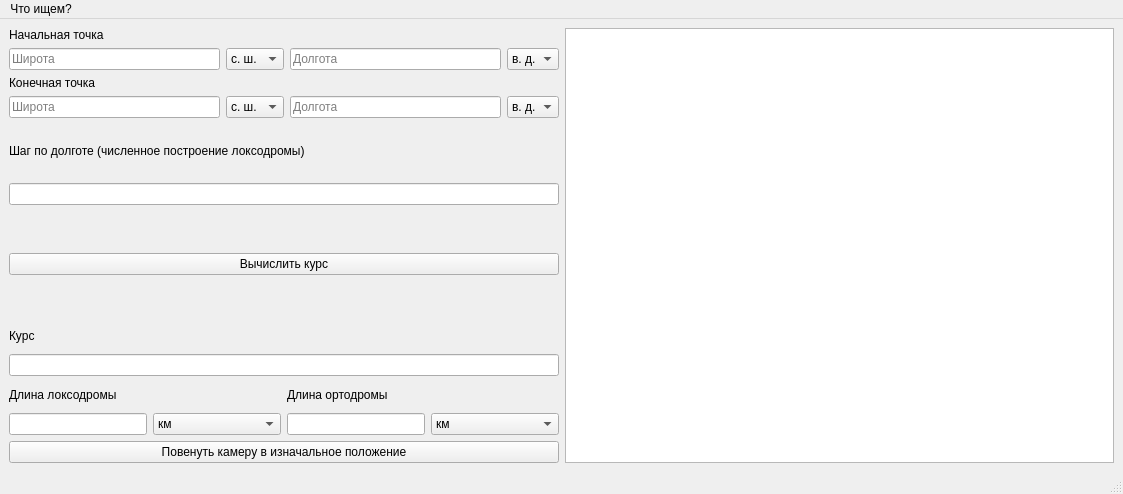
<?xml version="1.0" encoding="UTF-8"?>
<ui version="4.0">
 <class>MainWindow</class>
 <widget class="QMainWindow" name="MainWindow">
  <property name="geometry">
   <rect>
    <x>0</x>
    <y>0</y>
    <width>1123</width>
    <height>494</height>
   </rect>
  </property>
  <property name="windowTitle">
   <string>Калькулятор локсодромы</string>
  </property>
  <widget class="QWidget" name="centralwidget">
   <layout class="QGridLayout" name="gridLayout">
    <item row="0" column="1" rowspan="8">
     <widget class="QTableView" name="loxodromes_coordinate_table"/>
    </item>
    <item row="5" column="0">
     <layout class="QVBoxLayout" name="verticalLayout_4">
      <item>
       <widget class="QLabel" name="label_3">
        <property name="text">
         <string>Курс</string>
        </property>
       </widget>
      </item>
      <item>
       <widget class="QLineEdit" name="course_line">
        <property name="readOnly">
         <bool>true</bool>
        </property>
        <property name="placeholderText">
         <string/>
        </property>
       </widget>
      </item>
     </layout>
    </item>
    <item row="0" column="0">
     <layout class="QVBoxLayout" name="verticalLayout">
      <item>
       <widget class="QLabel" name="label">
        <property name="text">
         <string>Начальная точка</string>
        </property>
       </widget>
      </item>
      <item>
       <layout class="QHBoxLayout" name="horizontalLayout">
        <item>
         <widget class="QLineEdit" name="start_latitude_line">
          <property name="inputMethodHints">
           <set>Qt::InputMethodHint::ImhNone</set>
          </property>
          <property name="placeholderText">
           <string>Широта</string>
          </property>
         </widget>
        </item>
        <item>
         <widget class="QComboBox" name="start_latitude_hemisphere_box">
          <item>
           <property name="text">
            <string>с. ш.</string>
           </property>
          </item>
          <item>
           <property name="text">
            <string>ю. ш.</string>
           </property>
          </item>
         </widget>
        </item>
        <item>
         <widget class="QLineEdit" name="start_longitude_line">
          <property name="placeholderText">
           <string>Долгота</string>
          </property>
         </widget>
        </item>
        <item>
         <widget class="QComboBox" name="start_longitude_hemisphere_box">
          <item>
           <property name="text">
            <string>в. д.</string>
           </property>
          </item>
          <item>
           <property name="text">
            <string>з. д.</string>
           </property>
          </item>
         </widget>
        </item>
       </layout>
      </item>
      <item>
       <widget class="QLabel" name="label_2">
        <property name="text">
         <string>Конечная точка</string>
        </property>
       </widget>
      </item>
      <item>
       <layout class="QHBoxLayout" name="horizontalLayout_2">
        <item>
         <widget class="QLineEdit" name="end_latitude_line">
          <property name="placeholderText">
           <string>Широта</string>
          </property>
         </widget>
        </item>
        <item>
         <widget class="QComboBox" name="end_latitude_hemisphere_box">
          <item>
           <property name="text">
            <string>с. ш.</string>
           </property>
          </item>
          <item>
           <property name="text">
            <string>ю. ш.</string>
           </property>
          </item>
         </widget>
        </item>
        <item>
         <widget class="QLineEdit" name="end_longitude_line">
          <property name="placeholderText">
           <string>Долгота</string>
          </property>
         </widget>
        </item>
        <item>
         <widget class="QComboBox" name="end_longitude_hemisphere_box">
          <item>
           <property name="text">
            <string>в. д.</string>
           </property>
          </item>
          <item>
           <property name="text">
            <string>з. д.</string>
           </property>
          </item>
         </widget>
        </item>
       </layout>
      </item>
     </layout>
    </item>
    <item row="6" column="0">
     <layout class="QHBoxLayout" name="horizontalLayout_3">
      <item>
       <layout class="QVBoxLayout" name="verticalLayout_2">
        <item>
         <widget class="QLabel" name="label_4">
          <property name="text">
           <string>Длина локсодромы</string>
          </property>
         </widget>
        </item>
        <item>
         <layout class="QHBoxLayout" name="horizontalLayout_4">
          <item>
           <widget class="QLineEdit" name="loxodrome_length_line">
            <property name="readOnly">
             <bool>true</bool>
            </property>
           </widget>
          </item>
          <item>
           <widget class="QComboBox" name="units_of_loxodrome_measurement_box">
            <item>
             <property name="text">
              <string>км</string>
             </property>
            </item>
            <item>
             <property name="text">
              <string>морские мили</string>
             </property>
            </item>
            <item>
             <property name="text">
              <string>сухопутные мили</string>
             </property>
            </item>
           </widget>
          </item>
         </layout>
        </item>
       </layout>
      </item>
      <item>
       <layout class="QVBoxLayout" name="verticalLayout_3">
        <item>
         <widget class="QLabel" name="label_5">
          <property name="text">
           <string>Длина ортодромы</string>
          </property>
         </widget>
        </item>
        <item>
         <layout class="QHBoxLayout" name="horizontalLayout_5">
          <item>
           <widget class="QLineEdit" name="orthodrome_length_line">
            <property name="readOnly">
             <bool>true</bool>
            </property>
           </widget>
          </item>
          <item>
           <widget class="QComboBox" name="units_of_orthodrome_measurement_box">
            <item>
             <property name="text">
              <string>км</string>
             </property>
            </item>
            <item>
             <property name="text">
              <string>морские мили</string>
             </property>
            </item>
            <item>
             <property name="text">
              <string>сухопутные мили</string>
             </property>
            </item>
           </widget>
          </item>
         </layout>
        </item>
       </layout>
      </item>
     </layout>
    </item>
    <item row="7" column="0">
     <widget class="QPushButton" name="reset_camera">
      <property name="text">
       <string>Повенуть камеру в изначальное положение</string>
      </property>
     </widget>
    </item>
    <item row="1" column="0">
     <widget class="QLabel" name="label_6">
      <property name="text">
       <string>Шаг по долготе (численное построение локсодромы)</string>
      </property>
     </widget>
    </item>
    <item row="2" column="0">
     <widget class="QLineEdit" name="delta_longitude_line"/>
    </item>
    <item row="3" column="0" rowspan="2">
     <widget class="QPushButton" name="calculate_course_button">
      <property name="text">
       <string>Вычислить курс</string>
      </property>
     </widget>
    </item>
   </layout>
  </widget>
  <widget class="QMenuBar" name="menubar">
   <property name="geometry">
    <rect>
     <x>0</x>
     <y>0</y>
     <width>1123</width>
     <height>26</height>
    </rect>
   </property>
   <widget class="QMenu" name="menu">
    <property name="title">
     <string>Что ищем?</string>
    </property>
    <addaction name="action_2"/>
    <addaction name="action"/>
   </widget>
   <addaction name="menu"/>
  </widget>
  <widget class="QStatusBar" name="statusbar"/>
  <action name="action">
   <property name="text">
    <string>Долготу по начальной точке и курсу</string>
   </property>
  </action>
  <action name="action_2">
   <property name="text">
    <string>Курс по начальной и конечной точкам</string>
   </property>
  </action>
 </widget>
 <resources/>
 <connections/>
</ui>
